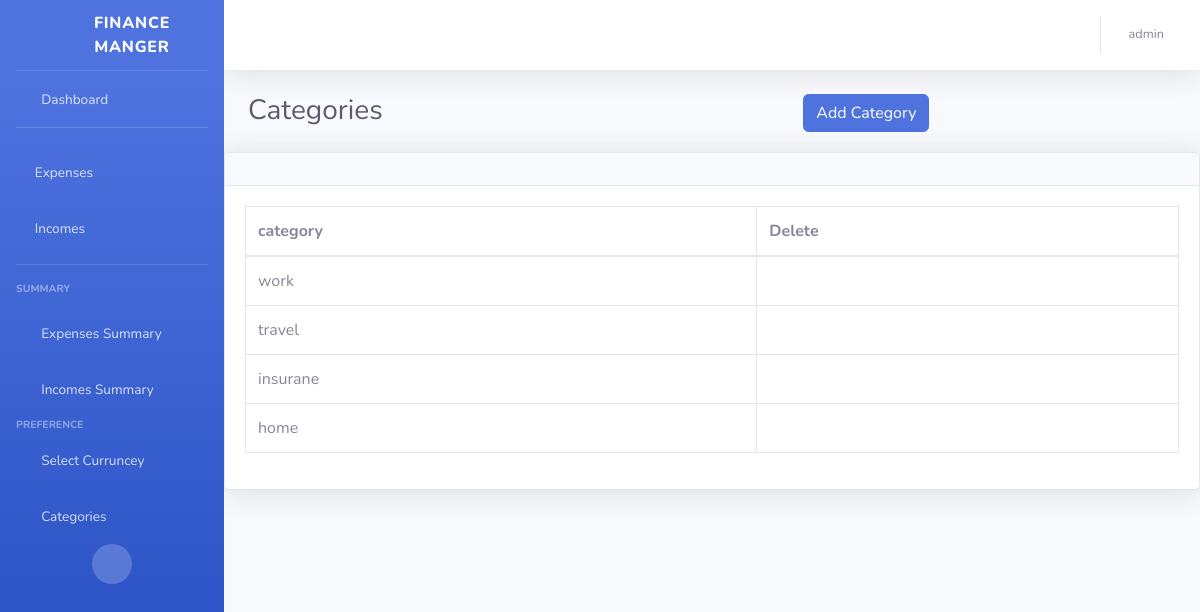
Page /userpreference/categories (signed in) on the committed database.
### userPreference/models.py (models this page shows, shortened)
class Categories(models.Model):
    user = models.ForeignKey(User,on_delete=models.CASCADE)
    name = models.CharField(max_length=255)

### userPreference/views.py (the view)
# urls.py: path('categories',views.categories,name='categories'),
def categories(request):
    categories = Categories.objects.all().filter(user=request.user)
    context ={
        'categories':categories
    }
    return render(request,'userPreference/categories.html',context)

### templates/userPreference/categories.html (shortened to what this page needs)
{% extends 'partiels/base.html' %}
{% load static %}
{% block content %}
                <div class="container-fluid">
                    <div class="row">
                        <div class="col md-8">
                            <div class="d-sm-flex align-items-center justify-content-between mb-4">
                                <h1 class="h3 mb-0 text-gray-800">Categories</h1>
                            </div>
                       </div>
                       <div class="col-md-2"></div>
                        <div class="col md-2">
                            <a href="{%url 'add-category'%}" class="btn btn-primary">Add Category</a>
                        </div>
                    </div>
        </div>
        <div class="card shadow mb-4">
            <div class="card-header py-3">
        </div>
            <div class="card-body" id="table1">
                <div class="table-responsive">
                    <table class="table table-bordered" id="dataTable" width="100%" cellspacing="0">
                        <thead>
                            <tr>
                                <th>category</th>
                                <th>Delete</th>
                            </tr>
                        </thead>
                        <tbody>
                            {% for category in categories %}
                            <tr>
                                <td>{{category.name}}</td>
                                <td>
                                    <span> <a href="{% url 'delete-category' category.id %}"><i class="fas fa-trash" style="color: red;"> </i></a></span>
                                </td>
                            </tr>
                            {% endfor %}
                        </tbody>
                    </table>
                </div>
                </div>
        </div>
{% endblock %}

### templates/partiels/side-bar.html (shortened to what this page needs)
        <ul class="navbar-nav bg-gradient-primary sidebar sidebar-dark accordion" id="accordionSidebar">
            <a class="sidebar-brand d-flex align-items-center justify-content-center" href="index.html">
                <div class="sidebar-brand-icon rotate-n-15">
                    <i class="fas fa-fw fa-money-bill-wave"></i>
                </div>
                <div class="sidebar-brand-text mx-3">Finance Manger</div>
            </a>
            {%if request.user.is_authenticated%}
            <hr class="sidebar-divider my-0">
            <li class="nav-item">
                <a class="nav-link" href="{%url 'main-index'%}">
                    <i class="fas fa-fw fa-tachometer-alt"></i>
                    <span>Dashboard</span></a>
            </li>
                <hr class="sidebar-divider">
            <li class="nav-item">
                <a class="nav-link" href="{%url 'index'%}">
                    <i class="fas fa-money-bill-wave"></i>
                    <span>Expenses</span>
            </a></li>
            <li class="nav-item"><a class="nav-link" href="{%url 'incomes-index'%}">
                    <i class="fas fa-money-bill-wave-alt"></i>
                    <span>Incomes</span>
            </a></li><a class="nav-link" href="charts.html">
            <hr class="sidebar-divider">
            <div class="sidebar-heading">
                Summary
            </div>
            </a><li class="nav-item"><a class="nav-link" href="{% url 'expenses_summary_page' %}">
                    <i class="fas fa-fw fa-chart-pie"></i>
                    <span>Expenses Summary</span></a>
            </li>
            <li class="nav-item">
                <a class="nav-link" href="{% url 'incomes_summary_page' %}">
                    <i class="fas fa-fw fa-chart-pie"></i>
                    <span>Incomes Summary</span></a>
            </li>
            <div class="sidebar-heading">
                Preference
            </div>
            </a><li class="nav-item"><a class="nav-link" href="{% url 'userpreference' %}">
                    <i class="fas fa-fw fa-cogs"></i>
                    <span>Select Curruncey</span></a>
            </li>
            <li class="nav-item">
                <a class="nav-link" href="{% url 'categories' %}">
                    <i class="fas fa-fw fa-list"></i>
                    <span>Categories</span></a>
            </li>
{% endif %}
            <div class="text-center d-none d-md-inline">
                <button class="rounded-circle border-0" id="sidebarToggle"></button>
            </div>
        </ul>
        {%if request.user.is_authenticated%}
        <div id="content-wrapper" class="d-flex flex-column">
            <div id="content">
                <nav class="navbar navbar-expand navbar-light bg-white topbar mb-4 static-top shadow">
                    <ul class="navbar-nav ml-auto">
                        <li class="nav-item dropdown no-arrow">
                            <a class="nav-link dropdown-toggle" href="#" id="userDropdown" role="button"
                                data-toggle="dropdown" aria-haspopup="true" aria-expanded="false">
                                <span class="mr-2 d-none d-lg-inline text-gray-600 small">{{request.user.username}}</span>
                            </a>
                        </li>
                    </ul>
                    {% endif %}
                </nav>

### rows in the picture
Categories: name "work"
Categories: name "travel"
Categories: name "insurane"
Categories: name "home"

### other values in the picture
{{ request.user.username }} "admin"
